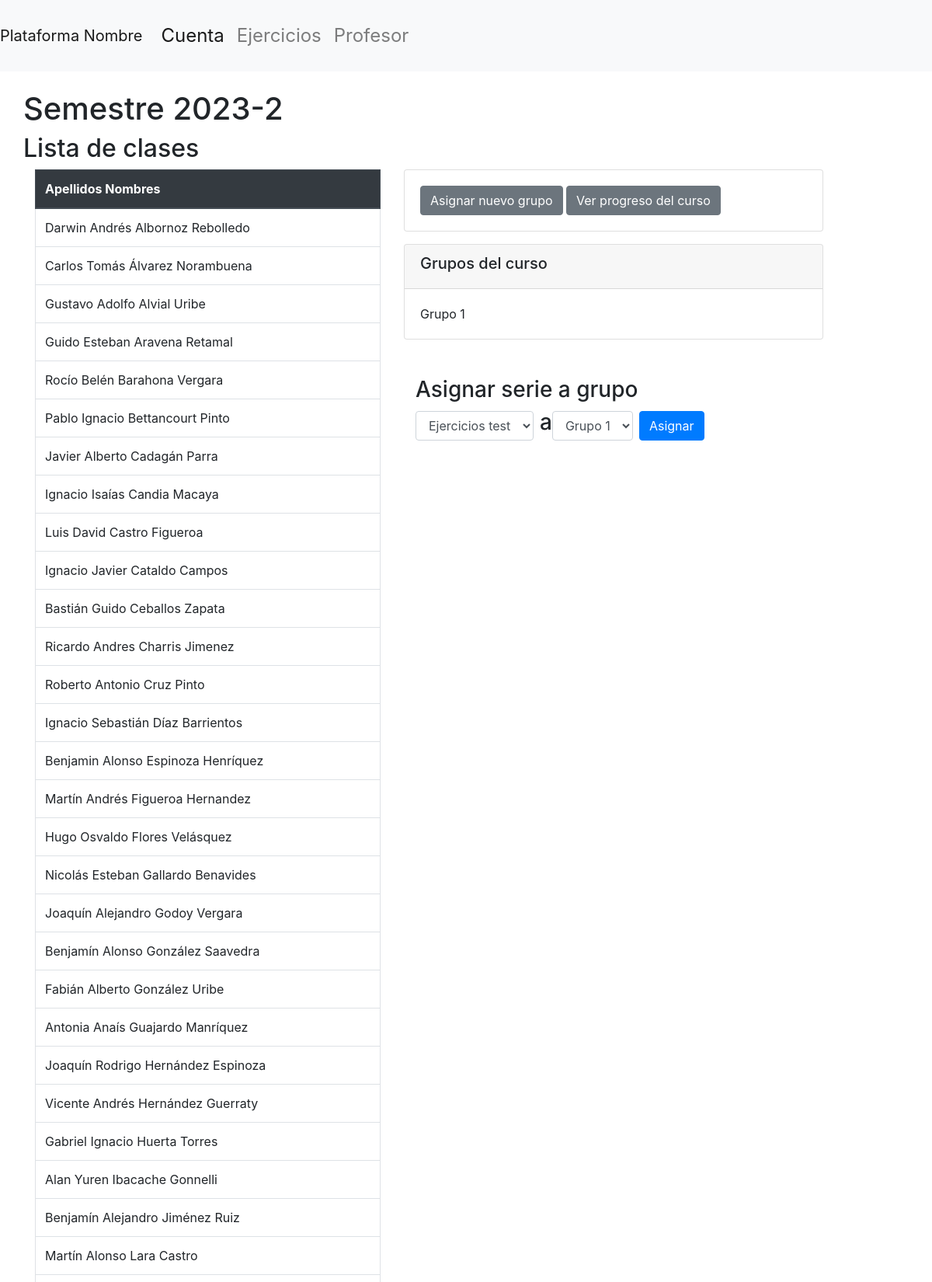
The app's page /dashDocente/1/detalleCurso/1 (signed in, upper part) with its own data.
### basedatos/modelos.py (models this page shows, shortened)
class Curso(db.Model):
    id = db.Column(db.Integer, primary_key=True)
    nombre = db.Column(db.String(100), nullable=False, unique=True)
    activa = db.Column(db.Boolean(), nullable=False, default=True)
    estudiantes = db.relationship('Estudiante', secondary=inscripciones, back_populates='cursos')
    grupos = db.relationship('Grupo', order_by=Grupo.id, back_populates='curso')

class Estudiante(db.Model):
    id = db.Column(db.Integer, primary_key=True)
    matricula = db.Column(db.String(50), nullable=False)
    nombres = db.Column(db.String(200), nullable=False)
    apellidos = db.Column(db.String(200), nullable=False)
    correo = db.Column(db.String(50), nullable=True, unique=True)
    password = db.Column(db.String(150), nullable=False)
    carrera = db.Column(db.String(100), nullable=False)
    cursos = db.relationship('Curso', secondary=inscripciones, back_populates='estudiantes')
    grupos = db.relationship('Grupo', secondary=estudiantes_grupos, back_populates='estudiantes')
    ejercicios_asignados = db.relationship('Ejercicio_asignado', back_populates='estudiante', viewonly=True)

class Grupo(db.Model):
    id = db.Column(db.Integer, primary_key=True)
    nombre = db.Column(db.String(50), nullable=False, unique=True)
    curso = db.relationship('Curso', back_populates='grupos')
    estudiantes = db.relationship('Estudiante', secondary=estudiantes_grupos, back_populates='grupos')
    id_curso = db.Column(db.Integer, db.ForeignKey('curso.id'))

### main.py (the view)
@app.route('/dashDocente/<int:supervisor_id>/detalleCurso/<int:curso_id>', methods=['GET','POST'])
@login_required
def detallesCurso(supervisor_id, curso_id):
    curso_actual=Curso.query.get(curso_id)
    grupos=Grupo.query.filter_by(id_curso=curso_id).all()
    series=Serie.query.all()
    estudiantes_curso = Estudiante.query.filter(Estudiante.cursos.any(id=curso_id)).all()
    return(render_template('detallesCurso.html', supervisor_id=supervisor_id, curso=curso_actual, grupos=grupos, estudiantes_curso=estudiantes_curso, series=series))

### basedatos/modelos.py (called while the page is built)
    @property
    def is_authenticated(self):
        return True

### main.py (called while the page is built)
@login_manager.user_loader
def load_user(user_id):
    if user_id.startswith("e"):
        user = db.session.get(Estudiante, int(user_id[1:]))
    elif user_id.startswith("s"):
        user = db.session.get(Supervisor, int(user_id[1:]))
    else:
        return None
    return user

### templates/detallesCurso.html (shortened to what this page needs)
{% extends 'layout.html' %}
{% block content %}
<div class="row">
        <h1>{{ curso.nombre }}</h1>
</div>
<div class="row">
    <h2>Lista de clases</h2>
</div>
<div class="row">
    <div class="col-md-5">
        <table class="table table-bordered">
            <thead class="thead-dark">
                <tr>
                    <th>Apellidos Nombres</th>
                </tr>
            </thead>
            <tbody>
                {% for estudiante in estudiantes_curso %}
                    <tr>
                        <td>{{ estudiante.nombres }} {{ estudiante.apellidos }}</td>
                    </tr>
                {% endfor %}
            </tbody>
        </table>
    </div>
    <div class="col-md-6">
        <div class="card mb-3">
            <div class="card-body">
                <a href="{{ url_for('asignarGrupos', supervisor_id=supervisor_id, curso_id=curso.id) }}" class="btn btn-secondary">Asignar nuevo grupo</a>
                <a href="{{ url_for('progresoCurso', supervisor_id=supervisor_id, curso_id= curso.id)}}" class="btn btn-secondary">Ver progreso del curso</a>
            </div>
        </div>
        <div class="card mb-3">
            <div class="card-header">
                <h5>Grupos del curso</h5>
            </div>
            <div class="card-body">
                {% for grupo in grupos %}
                <p class="card-text">{{ grupo.nombre }}</p>
                {% endfor %}
            </div>
        </div>
        <div class="container mt-5">
            <h3>Asignar serie a grupo</h3>
            <form method="post" action="{{ url_for('dashDocente', supervisor_id=supervisor_id) }}" id="asignarSeries" class="form-inline">
              <div class="form-group">
                <select name="series" id="series" class="form-control mr-2">
                  {% if series %}
                    {% for serie in series %}
                      <option value="{{ serie.id }}">{{ serie.nombre }}</option>
                    {% endfor %}
                  {% else %}
                    <option value="" disabled selected >No hay series disponibles</option>
                  {% endif %}
                </select>
              </div>
              <div class="form-group">
                <h3> a       </h3>
                <select name="grupos" id="grupos" class="form-control mr-2">
                  {% if grupos %}
                    {% for grupo in grupos %}
                      <option value="{{ grupo.id }}">{{ grupo.nombre }}</option>
                    {% endfor %}
                  {% else %}
                    <option value="" disabled selected >No hay grupos disponibles</option>
                  {% endif %}
                </select>
              </div>
              <button type="submit" class="btn btn-primary">Asignar</button>
            </form>
          </div>
    </div>
</div>
{% endblock %}

### templates/layout.html (style rules this page uses)
a { color: inherit; }

### records on screen
Curso: nombre "Semestre 2023-2"
Estudiante: nombres "Darwin Andrés", apellidos "Albornoz Rebolledo"
Estudiante: nombres "Carlos Tomás", apellidos "Álvarez Norambuena"
Estudiante: nombres "Gustavo Adolfo", apellidos "Alvial Uribe"
Estudiante: nombres "Guido Esteban", apellidos "Aravena Retamal"
Estudiante: nombres "Rocío Belén", apellidos "Barahona Vergara"
Estudiante: nombres "Pablo Ignacio", apellidos "Bettancourt Pinto"
Estudiante: nombres "Javier Alberto", apellidos "Cadagán Parra"
Estudiante: nombres "Ignacio Isaías", apellidos "Candia Macaya"
Estudiante: nombres "Luis David", apellidos "Castro Figueroa"
Estudiante: nombres "Ignacio Javier", apellidos "Cataldo Campos"
Estudiante: nombres "Bastián Guido", apellidos "Ceballos Zapata"
Estudiante: nombres "Ricardo Andres", apellidos "Charris Jimenez"
Estudiante: nombres "Roberto Antonio", apellidos "Cruz Pinto"
Estudiante: nombres "Ignacio Sebastián", apellidos "Díaz Barrientos"
Estudiante: nombres "Benjamin Alonso", apellidos "Espinoza Henríquez"
Estudiante: nombres "Martín Andrés", apellidos "Figueroa Hernandez"
Estudiante: nombres "Hugo Osvaldo", apellidos "Flores Velásquez"
Estudiante: nombres "Nicolás Esteban", apellidos "Gallardo Benavides"
Estudiante: nombres "Joaquín Alejandro", apellidos "Godoy Vergara"
Estudiante: nombres "Benjamín Alonso", apellidos "González Saavedra"
Estudiante: nombres "Fabián Alberto", apellidos "González Uribe"
Estudiante: nombres "Antonia Anaís", apellidos "Guajardo Manríquez"
Estudiante: nombres "Joaquín Rodrigo", apellidos "Hernández Espinoza"
Estudiante: nombres "Vicente Andrés", apellidos "Hernández Guerraty"
Estudiante: nombres "Gabriel Ignacio", apellidos "Huerta Torres"
Estudiante: nombres "Alan Yuren", apellidos "Ibacache Gonnelli"
Estudiante: nombres "Benjamín Alejandro", apellidos "Jiménez Ruiz"
Estudiante: nombres "Martín Alonso", apellidos "Lara Castro"
Grupo: nombre "Grupo 1"

### other values on screen
form field series "Ejercicios test"
form field grupos "Grupo 1"
